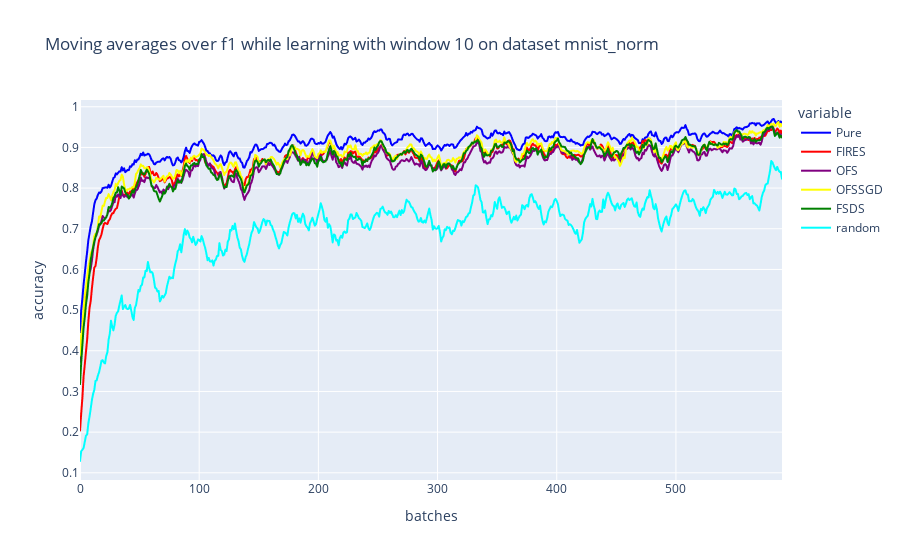

Notebook code cell kept with this figure:
### Code cell
#moving averages
title = "Moving averages over f1 while learning with window {} on dataset {}".format(n_window, dataset_name)
col_names = ["Pure","FIRES", "OFS", "OFSSGD", "FSDS", "random"]
d = {"Pure":pure_f1, "FIRES":fires_f1, "OFS":ofs_f1, 
"OFSSGD":ofssgd_f1, "FSDS":fsds_f1, "random":random_f1}
df = pd.DataFrame(d, columns=col_names)
fig = px.line(df, y=col_names, title=title, labels={"index":"batches", "value":"accuracy"}, color_discrete_map={"Pure":"blue",'FIRES': 'red', 
                                                   'FSDS': 'green', 'OFS': 'purple', "OFSSGD":"yellow", "random":"cyan"})
fig.write_image("{}/f1.{}".format(folder, export_type))
f1_trace = fig['data']
fig.show()

### Figure 1 — Plotly figure (JSON) as saved in the notebook; plotly's stock layout.template omitted (floating-point values rounded to 4 significant figures; data arrays with more than 128 entries replaced by an {"elided": "..."} marker saying what was removed)
{"data": [{"hovertemplate": "variable=Pure<br>batches=%{x}<br>accuracy=%{y}<extra></extra>", "legendgroup": "Pure", "line": {"color": "blue", "dash": "solid"}, "mode": "lines", "name": "Pure", "showlegend": true, "type": "scattergl", "x": {"elided": "590 int values"}, "xaxis": "x", "y": {"elided": "590 float values"}, "yaxis": "y"}, {"hovertemplate": "variable=FIRES<br>batches=%{x}<br>accuracy=%{y}<extra></extra>", "legendgroup": "FIRES", "line": {"color": "red", "dash": "solid"}, "mode": "lines", "name": "FIRES", "showlegend": true, "type": "scattergl", "x": {"elided": "590 int values"}, "xaxis": "x", "y": {"elided": "590 float values"}, "yaxis": "y"}, {"hovertemplate": "variable=OFS<br>batches=%{x}<br>accuracy=%{y}<extra></extra>", "legendgroup": "OFS", "line": {"color": "purple", "dash": "solid"}, "mode": "lines", "name": "OFS", "showlegend": true, "type": "scattergl", "x": {"elided": "590 int values"}, "xaxis": "x", "y": {"elided": "590 float values"}, "yaxis": "y"}, {"hovertemplate": "variable=OFSSGD<br>batches=%{x}<br>accuracy=%{y}<extra></extra>", "legendgroup": "OFSSGD", "line": {"color": "yellow", "dash": "solid"}, "mode": "lines", "name": "OFSSGD", "showlegend": true, "type": "scattergl", "x": {"elided": "590 int values"}, "xaxis": "x", "y": {"elided": "590 float values"}, "yaxis": "y"}, {"hovertemplate": "variable=FSDS<br>batches=%{x}<br>accuracy=%{y}<extra></extra>", "legendgroup": "FSDS", "line": {"color": "green", "dash": "solid"}, "mode": "lines", "name": "FSDS", "showlegend": true, "type": "scattergl", "x": {"elided": "590 int values"}, "xaxis": "x", "y": {"elided": "590 float values"}, "yaxis": "y"}, {"hovertemplate": "variable=random<br>batches=%{x}<br>accuracy=%{y}<extra></extra>", "legendgroup": "random", "line": {"color": "cyan", "dash": "solid"}, "mode": "lines", "name": "random", "showlegend": true, "type": "scattergl", "x": {"elided": "590 int values"}, "xaxis": "x", "y": {"elided": "590 float values"}, "yaxis": "y"}], "layout": {"legend": {"title": {"text": "variable"}, "tracegroupgap": 0}, "title": {"text": "Moving averages over f1 while learning with window 10 on dataset mnist_norm"}, "xaxis": {"anchor": "y", "domain": [0, 1], "title": {"text": "batches"}}, "yaxis": {"anchor": "x", "domain": [0, 1], "title": {"text": "accuracy"}}}}
